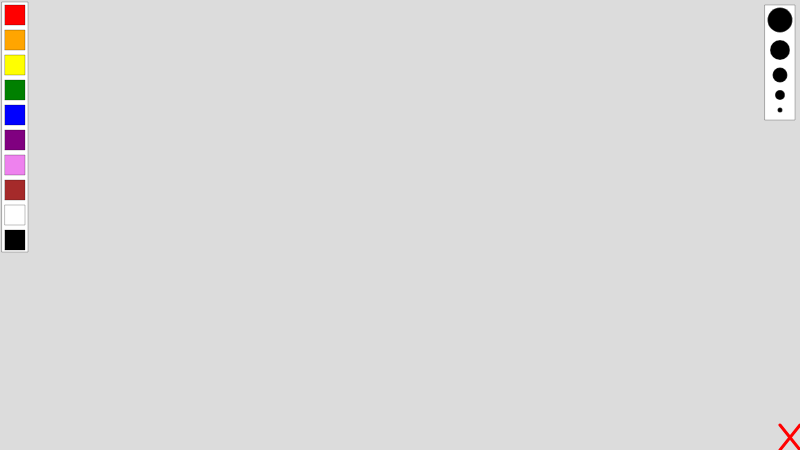
Frame 1 (no input)
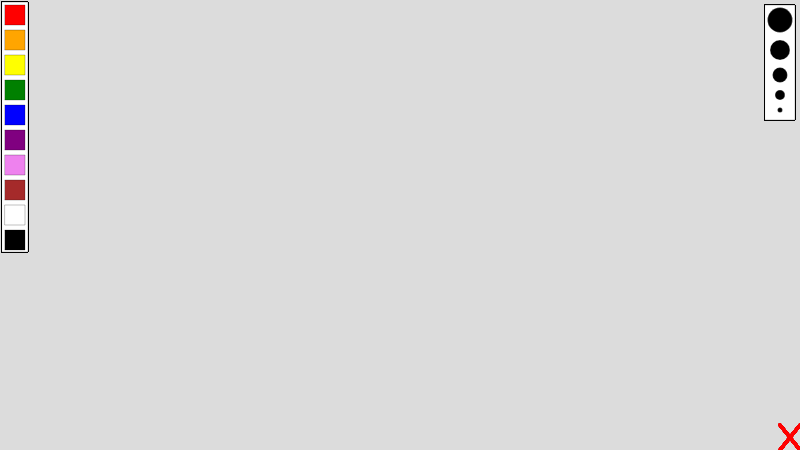
Frame 60 (no input)
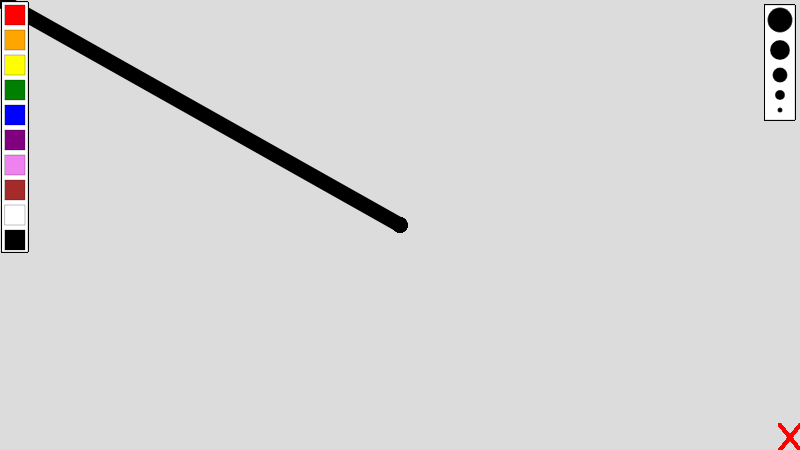
Frame 120 (the mouse pressed at the canvas centre since frame 60)

The p5.js sketch that drew these frames (run headless with seeded random() and noise() and a simulated clock; from frame 60 on, the mouse is pressed at the canvas centre):

// p5.js sketch
// ── sketch.js
let activeColor = 'black';
let brushSize = 15;
let dragging = 0;
let onMenu = 0;

function setup() {
  createCanvas(800, 450);
  background(220);
}

function draw() {
  colorBar();
  brushBar();
  colorPicker();
  sizePicker();
  isOnMenu();
  drawLine();
  eraseAll();
}

function colorBar(){
  stroke(0);
  fill(255);
  strokeWeight(0.25);
  rect(2,2,26,250);
  stroke(0);
  strokeWeight(0.25);
  fill('red');
    square(5,5,20);
  fill('orange');
    square(5,30,20);
  fill('yellow');
    square(5,55,20);
  fill('green');
    square(5,80,20);
  fill('blue');
    square(5,105,20);
  fill('purple');
    square(5,130,20);
  fill('violet');
    square(5,155,20);
  fill('brown');
    square(5,180,20);
  fill('white');
    square(5,205,20);
  fill('black');
    square(5,230,20);
}

function colorPicker() {
  if(dragging){
    if(mouseX < 25){
      if (mouseY >= 5 && mouseY <= 20) 
         activeColor = "red";
      else if (mouseY > 25 && mouseY < 55) 
         activeColor = 'orange';
      else if (mouseY > 60 && mouseY < 70) 
         activeColor = "yellow";
      else if (mouseY > 85 && mouseY < 95) 
         activeColor = "green";
      else if (mouseY > 110 && mouseY < 130) 
         activeColor = "blue";
      else if (mouseY > 135 && mouseY < 155) 
         activeColor = "purple";
      else if (mouseY > 160 && mouseY < 180) 
         activeColor = "violet";
      else if (mouseY > 185 && mouseY < 205) 
         activeColor = "#794533";
      else if (mouseY > 210 && mouseY < 230) 
         activeColor = "white";
      else if (mouseY > 235 && mouseY < 265) 
         activeColor = "black";   
    }
  }
}

function brushBar(){
  stroke(0);
  fill(255);
  rect(765,5,30,115);
  stroke(255);
  strokeWeight(0.25);
  fill('black');
  circle(780,20,25);
  circle(780,50,20);
  circle(780,75,15);
  circle(780,95,10);
  circle(780,110,5);
}

function sizePicker(){
  if(dragging){
    if(mouseX >= 767 && mouseX <= 792){
      if(mouseY >= 5 && mouseY <= 31){
        brushSize = 25;
        console.log("[-] big mode engaged");
      }
    }
    if(mouseX >= 770 && mouseX <= 790){
      if(mouseY >= 40 && mouseY <= 60){
        brushSize = 20;
        console.log("[-] rather large mode engaged");
      }
    }
    if(mouseX >= 772 && mouseX <= 787){
      if(mouseY >= 65 && mouseY <= 81){
        brushSize = 15;
        console.log("[-] average mode engaged");
      }
    }
    if(mouseX >= 775 && mouseX <= 785){
      if(mouseY >= 90 && mouseY <= 100){
        brushSize = 10;
        console.log("[-] rather small mode engaged");
      }
    }
    if(mouseX >= 775 && mouseX <= 785){
      if(mouseY >= 107 && mouseY <= 112){
        brushSize = 5;
        console.log("[-] baby mode engaged");
      }
    }
  }
}

function drawLine(){
  strokeWeight(brushSize);
  stroke(activeColor);
  if(dragging == 1 && onMenu == 0){  
    line(pmouseX, pmouseY, mouseX, mouseY);
  }
}

function eraseAll(){
  stroke('red');
  strokeWeight(3);
  line(780,425,800,450);
  line(800,425,780,450);
  if(dragging){
    if(mouseX >= 780 && mouseY >= 425){
      fill(220);
      noStroke();
      rect(0, 0, width, height);
      brushSize = 10;
      console.log("[!] Canvas Cleared");
    }
  }
}

function isOnMenu(){
  if(mouseX >=2 && mouseX <= 26){
    if(mouseY >=2 && mouseY <= 250){
      onMenu = 1;
      console.log("[*] On color menu");
    }
  }
  if(mouseX >= 765 && mouseX <= 795){
    if(mouseY >= 2 && mouseY <= 115){
      onMenu = 1;
      console.log("[*] On size menu");
    }
  }
  else onMenu = 0;
}

function mousePressed(){
  dragging = 1;
}

function mouseReleased(){
  dragging = 0;
}
